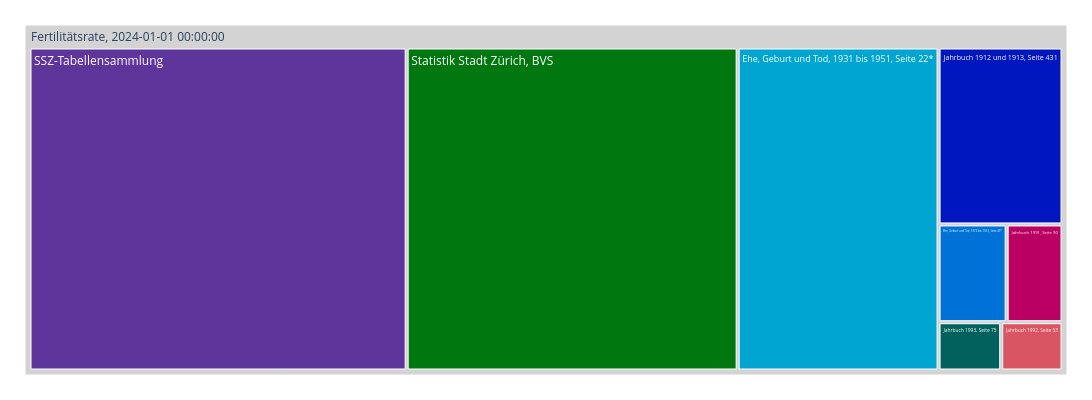

The code cell stored with this chart in its notebook:
### Markdown cell above
##### Aufschlüssellung im aktuellsten Jahr

### Code cell
treeMap1 = mypy_dv.plot_px_treemap(
    data=data2betested.reset_index()
    ,levels=['Datenquelle_Geburten']
    ,values="Fertilitaetsrate_noDM"
    ,color="Datenquelle_Geburten"
    #, color_continuous_scale='Blues'
    ,color_discrete_map=farben_dict_zc
    ,height=400
    ,width=1100               
    #,margin_val_bottom=25
    ,myHeaderTitle="Fertilitätsrate, "+str(data2betested.index.max())
)
treeMap1

### Figure 1 — Plotly figure (JSON) as saved in the notebook; plotly's stock layout.template omitted (floating-point values rounded to 4 significant figures)
{"data": [{"branchvalues": "total", "customdata": [["Ehe, Geburt und Tod, 1876 bis 1933, Seite 43*"], ["Ehe, Geburt und Tod, 1931 bis 1951, Seite 22*"], ["Jahrbuch 1912 und 1913, Seite 431"], ["Jahrbuch 1991, Seite 90"], ["Jahrbuch 1992, Seite 53"], ["Jahrbuch 1993, Seite 75"], ["SSZ-Tabellensammlung"], ["Statistik Stadt Zürich, BVS"], ["(?)"]], "domain": {"x": [0, 1], "y": [0, 1]}, "hovertemplate": "%{label}<br><br>Anzahl:<br>%{value}<extra></extra>", "ids": ["Fertilitätsrate, 2024-01-01 00:00:00/Ehe, Geburt und Tod, 1876 bis 1933, Seite 43*", "Fertilitätsrate, 2024-01-01 00:00:00/Ehe, Geburt und Tod, 1931 bis 1951, Seite 22*", "Fertilitätsrate, 2024-01-01 00:00:00/Jahrbuch 1912 und 1913, Seite 431", "Fertilitätsrate, 2024-01-01 00:00:00/Jahrbuch 1991, Seite 90", "Fertilitätsrate, 2024-01-01 00:00:00/Jahrbuch 1992, Seite 53", "Fertilitätsrate, 2024-01-01 00:00:00/Jahrbuch 1993, Seite 75", "Fertilitätsrate, 2024-01-01 00:00:00/SSZ-Tabellensammlung", "Fertilitätsrate, 2024-01-01 00:00:00/Statistik Stadt Zürich, BVS", "Fertilitätsrate, 2024-01-01 00:00:00"], "labels": ["Ehe, Geburt und Tod, 1876 bis 1933, Seite 43*", "Ehe, Geburt und Tod, 1931 bis 1951, Seite 22*", "Jahrbuch 1912 und 1913, Seite 431", "Jahrbuch 1991, Seite 90", "Jahrbuch 1992, Seite 53", "Jahrbuch 1993, Seite 75", "SSZ-Tabellensammlung", "Statistik Stadt Zürich, BVS", "Fertilitätsrate, 2024-01-01 00:00:00"], "marker": {"colors": ["#0072D7", "#00A5D2", "#0017BF", "#BA0062", "#DA5563", "#00615D", "#5E359A", "#00770F", "lightgrey"]}, "name": "", "parents": ["Fertilitätsrate, 2024-01-01 00:00:00", "Fertilitätsrate, 2024-01-01 00:00:00", "Fertilitätsrate, 2024-01-01 00:00:00", "Fertilitätsrate, 2024-01-01 00:00:00", "Fertilitätsrate, 2024-01-01 00:00:00", "Fertilitätsrate, 2024-01-01 00:00:00", "Fertilitätsrate, 2024-01-01 00:00:00", "Fertilitätsrate, 2024-01-01 00:00:00", ""], "root": {"color": "grey"}, "type": "treemap", "values": [81.7, 796.3, 269.1, 67, 36.3, 37.1, 1495.0, 1312.0, 4094.0]}], "layout": {"height": 400, "legend": {"tracegroupgap": 0}, "margin": {"b": 25, "l": 25, "r": 25, "t": 25}, "width": 1100}}
